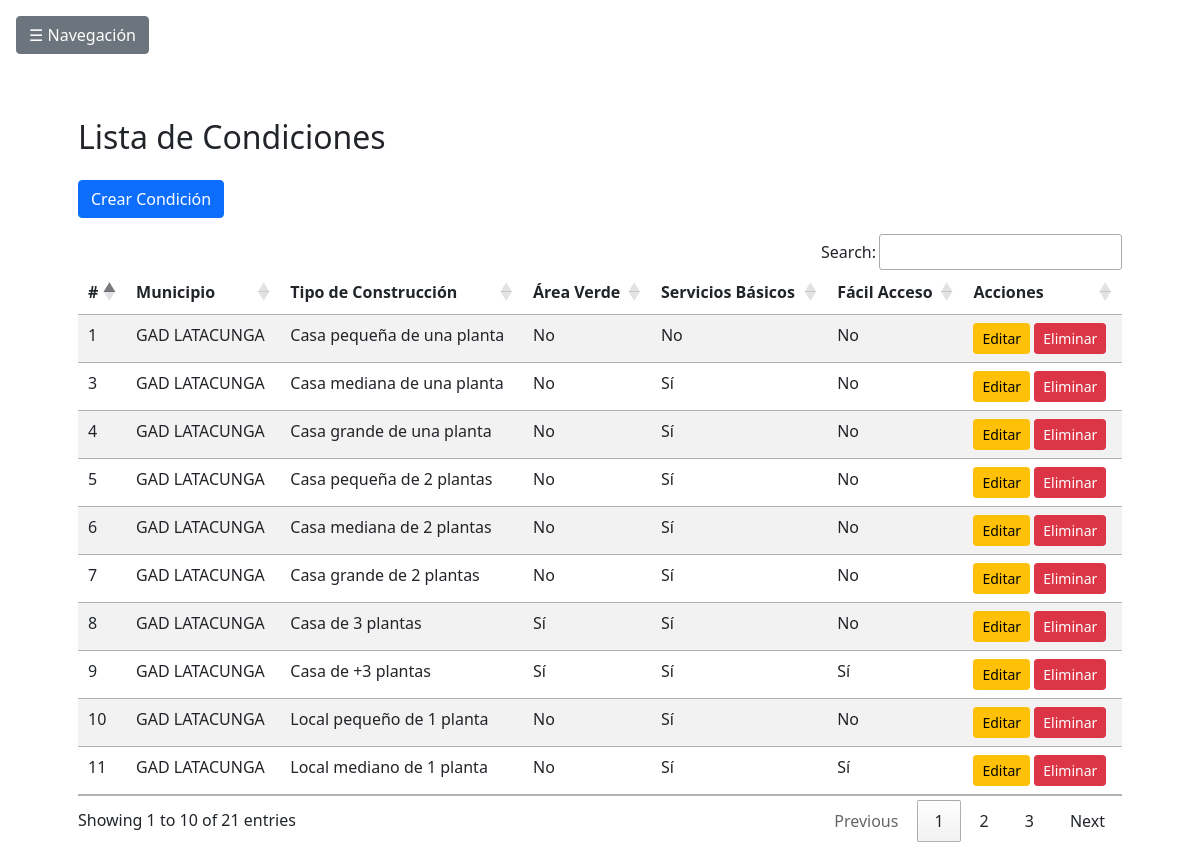
Screenshot of /condiciones/ with the database file from the repository.
### Aplicaciones/Permisos/models.py (models this page shows, shortened)
class Condicion(models.Model):
    TIPO_CONSTRUCCION_CHOICES = [
        ("casa_pequena_1p", "Casa pequeña de una planta"),
        ("casa_mediana_1p", "Casa mediana de una planta"),
        ("casa_grande_1p", "Casa grande de una planta"),
        ("casa_pequena_2p", "Casa pequeña de 2 plantas"),
        ("casa_mediana_2p", "Casa mediana de 2 plantas"),
        ("casa_grande_2p", "Casa grande de 2 plantas"),
        ("casa_3p", "Casa de 3 plantas"),
        ("casa_mas_3p", "Casa de +3 plantas"),
        ("local_pequeno_1p", "Local pequeño de 1 planta"),
        ("local_mediano_1p", "Local mediano de 1 planta"),
        ("local_grande_1p", "Local grande de 1 planta"),
        ("local_mediano_2p", "Local mediano de 2 plantas"),
        ("local_grande_2p", "Local grande de 2 plantas"),
        ("local_3p", "Local de 3 plantas"),
        ("local_mas_3p", "Local de +3 plantas"),
        ("zona_recreativa", "Zona recreativa"),
        ("centro_comercial", "Centro comercial"),
        ("gasolinera", "Gasolinera"),
        ("condominio", "Condominio"),
        ("edificio_estado", "Edificio del estado"),
        ("espacios_salud", "Espacios de salud"),
    ]
    municipio = models.ForeignKey(Municipio, on_delete=models.CASCADE, related_name="condiciones")
    tipo_construccion = models.CharField(max_length=50, choices=TIPO_CONSTRUCCION_CHOICES)
    area_verde = models.BooleanField(default=False)
    servicios_basicos = models.BooleanField(default=False)
    facil_acceso = models.BooleanField(default=False)

class Municipio(models.Model):
    nombre = models.CharField(max_length=100, unique=True)
    zonas = models.IntegerField()  # Número entero entre 3 y 100

### Aplicaciones/Permisos/views.py (the view)
# urls.py: path('condiciones/', views.listar_condiciones, name='listar_condiciones'),
def listar_condiciones(request):
    condiciones = Condicion.objects.all()
    return render(request, 'condiciones/listar.html', {'condiciones': condiciones})

### Aplicaciones/Permisos/templates/condiciones/listar.html (shortened to what this page needs)
{% extends "base.html" %}
{% block content %}
<!DOCTYPE html>
<html lang="es">
<head>
    <link href="https://cdn.jsdelivr.net/npm/bootstrap@5.1.3/dist/css/bootstrap.min.css" rel="stylesheet">
</head>
<body>
<div class="container mt-5">
    <h2 class="mb-4">Lista de Condiciones</h2>
    <div class="mb-3">
        <a href="{% url 'crear_condicion' %}" class="btn btn-primary">Crear Condición</a>
    </div>
    <table class="table table-striped datatable">
        <thead class="thead-dark">
            <tr>
                <th scope="col">#</th>
                <th scope="col">Municipio</th>
                <th scope="col">Tipo de Construcción</th>
                <th scope="col">Área Verde</th>
                <th scope="col">Servicios Básicos</th>
                <th scope="col">Fácil Acceso</th>
                <th scope="col">Acciones</th>
            </tr>
        </thead>
        <tbody>
            {% for condicion in condiciones %}
            <tr>
                <td>{{ condicion.id }}</td>
                <td>{{ condicion.municipio.nombre }}</td>
                <td>{{ condicion.get_tipo_construccion_display }}</td>
                <td>{% if condicion.area_verde %}Sí{% else %}No{% endif %}</td>
                <td>{% if condicion.servicios_basicos %}Sí{% else %}No{% endif %}</td>
                <td>{% if condicion.facil_acceso %}Sí{% else %}No{% endif %}</td>
                <td>
                    <a href="{% url 'editar_condicion' condicion.pk %}" class="btn btn-warning btn-sm">Editar</a>
                    <a href="{% url 'eliminar_condicion' condicion.pk %}" class="btn btn-danger btn-sm" onclick="return confirm('¿Seguro que quieres eliminar esta condición?')">Eliminar</a>
                </td>
            </tr>
            {% endfor %}
        </tbody>
    </table>
</div>
</body>
</html>
{% endblock %}

### Aplicaciones/Permisos/templates/base.html (shortened to what this page needs)
<!DOCTYPE html>
<html lang="es">
<head>
    <link rel="stylesheet" href="https://cdn.jsdelivr.net/npm/bootstrap@5.3.0/dist/css/bootstrap.min.css">
    <link rel="stylesheet" href="https://cdn.datatables.net/1.13.6/css/jquery.dataTables.min.css">
    <link rel="stylesheet" href="https://cdn.datatables.net/buttons/2.4.1/css/buttons.dataTables.min.css">
    <link rel="stylesheet" href="//cdn.datatables.net/2.2.1/css/dataTables.dataTables.min.css">
    <link href="https://cdn.jsdelivr.net/npm/bootstrap-fileinput/css/fileinput.min.css" rel="stylesheet">
</head>
<body>
    <button class="btn btn-secondary m-3" type="button" data-bs-toggle="offcanvas" data-bs-target="#sidebar" aria-controls="sidebar">
        ☰ Navegación
    </button>
    <div class="container mt-4">
        {% block content %}{% endblock %}
    </div>
</body>
</html>

### Aplicaciones/Permisos/templates/base.html (style rules this page uses)
body { overflow-x: hidden; }

### rows the page displays
Condicion: id "1", municipio.nombre "GAD LATACUNGA", tipo_construccion "Casa pequeña de una planta", area_verde "No", servicios_basicos "No", facil_acceso "No"
Condicion: id "3", municipio.nombre "GAD LATACUNGA", tipo_construccion "Casa mediana de una planta", area_verde "No", servicios_basicos "Sí", facil_acceso "No"
Condicion: id "4", municipio.nombre "GAD LATACUNGA", tipo_construccion "Casa grande de una planta", area_verde "No", servicios_basicos "Sí", facil_acceso "No"
Condicion: id "5", municipio.nombre "GAD LATACUNGA", tipo_construccion "Casa pequeña de 2 plantas", area_verde "No", servicios_basicos "Sí", facil_acceso "No"
Condicion: id "6", municipio.nombre "GAD LATACUNGA", tipo_construccion "Casa mediana de 2 plantas", area_verde "No", servicios_basicos "Sí", facil_acceso "No"
Condicion: id "7", municipio.nombre "GAD LATACUNGA", tipo_construccion "Casa grande de 2 plantas", area_verde "No", servicios_basicos "Sí", facil_acceso "No"
Condicion: id "8", municipio.nombre "GAD LATACUNGA", tipo_construccion "Casa de 3 plantas", area_verde "Sí", servicios_basicos "Sí", facil_acceso "No"
Condicion: id "9", municipio.nombre "GAD LATACUNGA", tipo_construccion "Casa de +3 plantas", area_verde "Sí", servicios_basicos "Sí", facil_acceso "Sí"
Condicion: id "10", municipio.nombre "GAD LATACUNGA", tipo_construccion "Local pequeño de 1 planta", area_verde "No", servicios_basicos "Sí", facil_acceso "No"
Condicion: id "11", municipio.nombre "GAD LATACUNGA", tipo_construccion "Local mediano de 1 planta", area_verde "No", servicios_basicos "Sí", facil_acceso "Sí"
